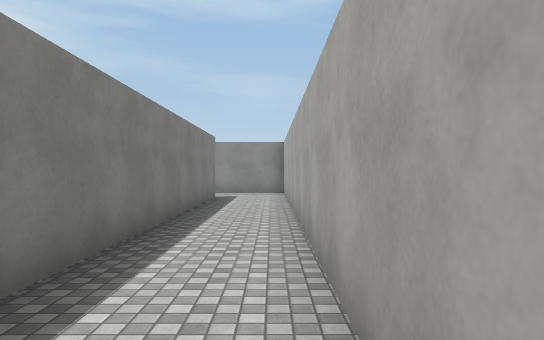
View 1 (above)

14 first-person views from a walk through a 3-D level made in the Unity game engine. The camera is 1.5 m above the floor, looks level and sees 70° across. The floor is counted in squares, 2 m on a side. Each view is taken from the middle of a square. On the plan, view 1 faces up. The plan holds only what a view shows up to about 12 squares ahead; the rest is blank. The place goes on beyond the plan. The player is left out. Surface patterns are stand-ins for the level's own textures.

View 2
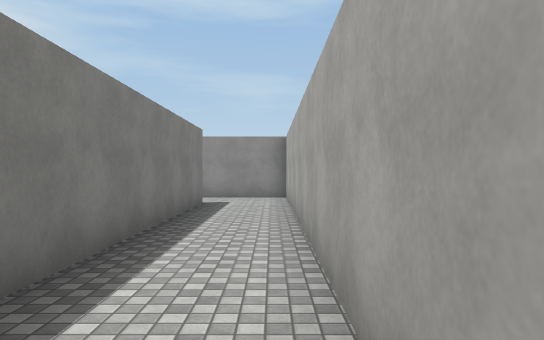

View 3
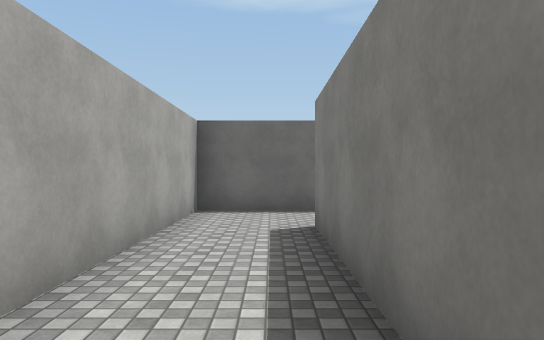

View 4
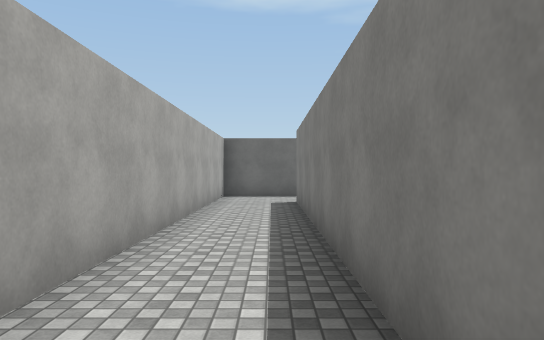

View 5
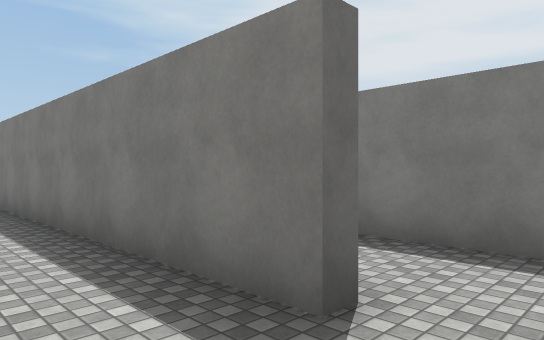

View 6
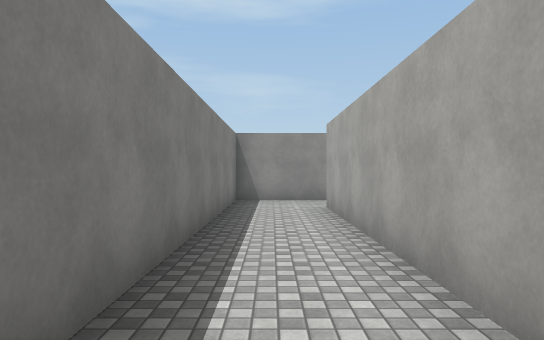

View 7
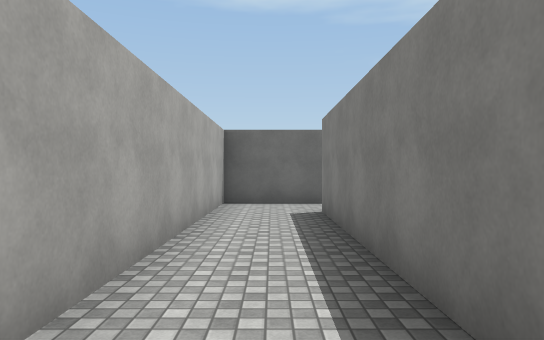

View 8
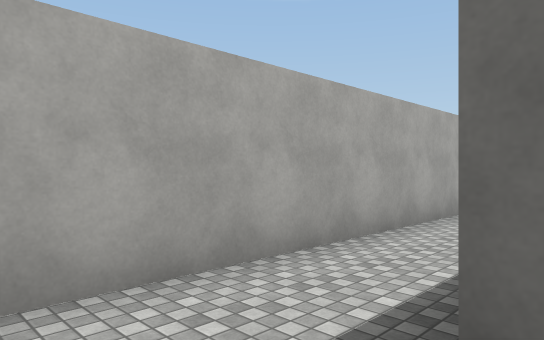

View 9
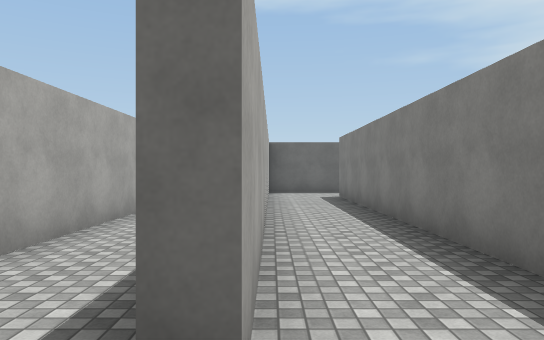

View 10
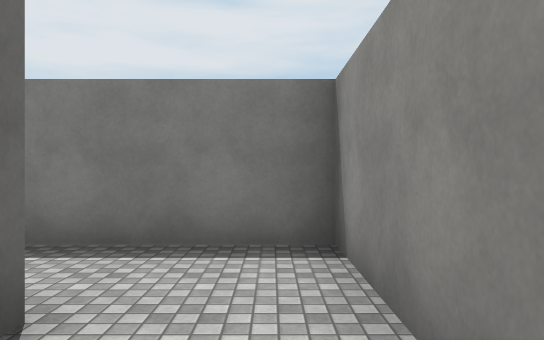

View 11
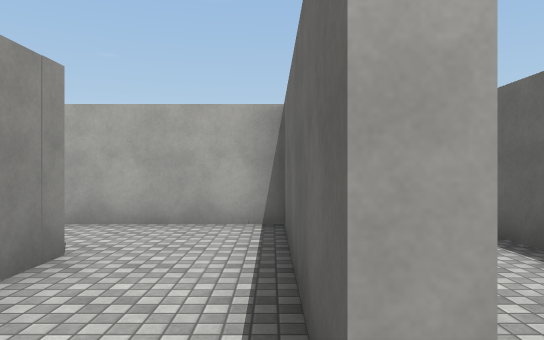

View 12
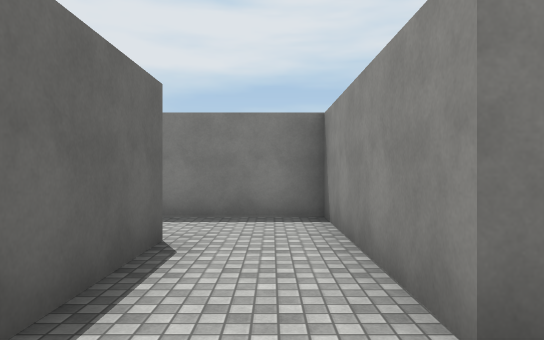

View 13
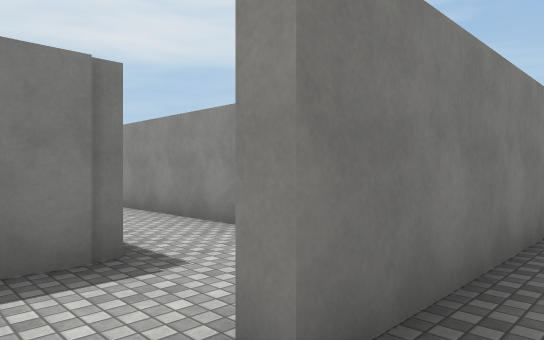

View 14
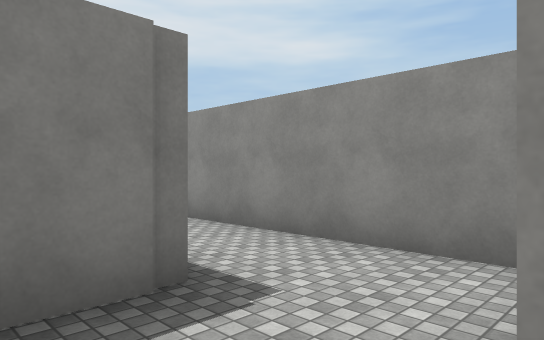

### Floor plan
Points are (right, up) in squares from view 1. A wall is a line through its corners. A room is listed if a view was taken in it or the views show most of it. See-through windows are left out.
Room 1 (views 1, 2, 3, 4, 5, 8, 9, 10, 12)
walls: (-1.9, 10.8) (-1.6, 10.8) (-1.6, -1.2) (-6.2, -1.2) (-6.2, -2.4); (-4.3, -3.2) (0.4, -3.2) (0.4, 12.6) (-2.5, 12.6)
ways out: opening at (-2, 11.5) to room 2; opening at (-5, -3) to room 3
Room 2 (views 6, 7, 13, 14)
walls: (-4.2, -0.8) (-1.9, -0.8) (-1.9, 10.8); (-2.5, 12.6) (-3.9, 12.6) (-3.9, 1)
ways out: opening at (-2, 11.5) to room 1; opening at (-4, 0.5) to room 4
Room 3 (view 11)
walls: (-1.5, -5.5) (-0.6, -5.5); (-6.2, -2.4) (-6.2, -3.8)
ways out: opening at (-5, -3) to room 1
Room 4 (no view inside)
walls: (-6.2, 1.5) (-6.2, 0.4); (-4.7, 3.4) (-7.5, 3.4)
ways out: opening at (-4, 0.5) to room 2

Positions as (right, up) in squares from view 1, and headings:
1: (0, 0), facing up
2: (0, 2), facing up
3: (-1, 4), facing down
4: (-1, 8), facing down
5: (0, 12), facing down-left
6: (-3, 3), facing up
7: (-3, 8), facing down
8: (-2, 12), facing down-right
9: (-2, 12), facing down
10: (0, 12), facing left
11: (-5, -3), facing right
12: (0, -2), facing left
13: (-3, 0), facing up-left
14: (-4, 0), facing up-left
